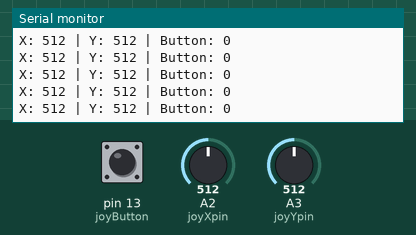
This sketch was run on a simulated Arduino Uno, built with avr-gcc and run on an emulated ATmega328P. On the bench: the last lines printed to the serial monitor. The test bench sets the inputs (shaded band); at power-on: A2 (joyXpin) = 512, A3 (joyYpin) = 512, pin 13 (joyButton) LOW.

Above: at 1.2 s.
1.3 s: A2 (joyXpin) set to 107
At 1.9 s:
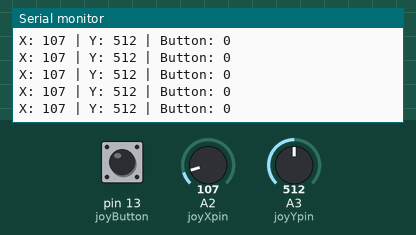
4.3 s: A2 (joyXpin) set to 91
At 4.9 s:
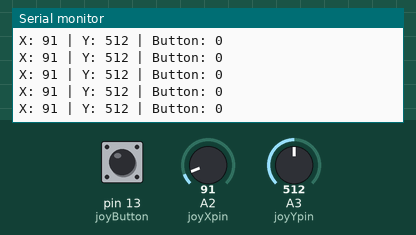
7.3 s: A3 (joyYpin) set to 106
At 7.9 s:
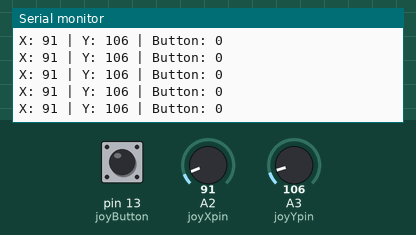
10.3 s: A3 (joyYpin) set to 90
At 10.8 s:
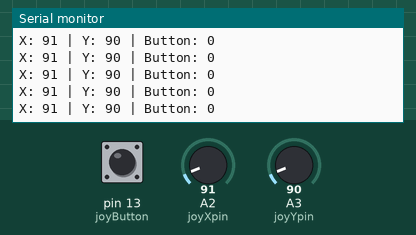
Timing chart, 0 to 13.3 s (numbered marks = the images above; inputs shaded):
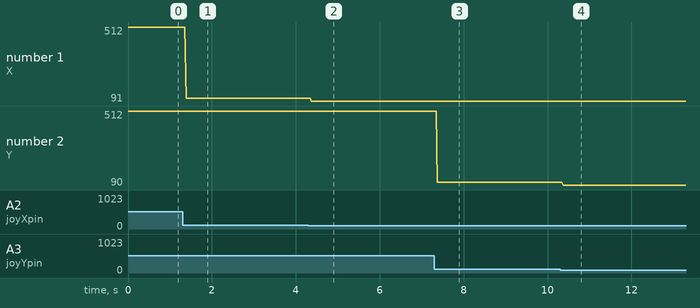

The sketch:

PJYa_Joystick_getJoystickValues_V1.ino
```cpp
//Joystick
const int joyXpin = A2; //analog pins
const int joyYpin = A3;
const int joyButton = 13;
int xJoyVal = 0; //initializes x value to be 0
int yJoyVal = 0; //initializes y value to be 0
int buttonState = 0;

void setup()  {
  Serial.begin(9600);
}

void loop()  {
  //read analog X and Y values
  getJoystickValues();
  //map to stepper range
}

void getJoystickValues(){
  xJoyVal = analogRead(joyXpin);
  yJoyVal = analogRead(joyYpin);
  buttonState = digitalRead(joyButton);

  Serial.print("X: ");
  Serial.print(xJoyVal);
  Serial.print(" | Y: ");
  Serial.print(yJoyVal);
  Serial.print(" | Button: ");
  Serial.println(buttonState);
}
```

Measured:
- after the input at 1.3 s, the serial monitor: prints a new line after 0.09 s (image 1)
- after the input at 4.3 s, the serial monitor: prints a new line after 0.07 s (image 2)
- after the input at 7.3 s, the serial monitor: prints a new line after 0.07 s (image 3)
- after the input at 10.3 s, the serial monitor: prints a new line after 0.07 s (image 4)
- plotted number 1: 512 → 107 after the input at 1.3 s, 107 → 91 after the input at 4.3 s
- plotted number 2: 512 → 106 after the input at 7.3 s, 106 → 90 after the input at 10.3 s
